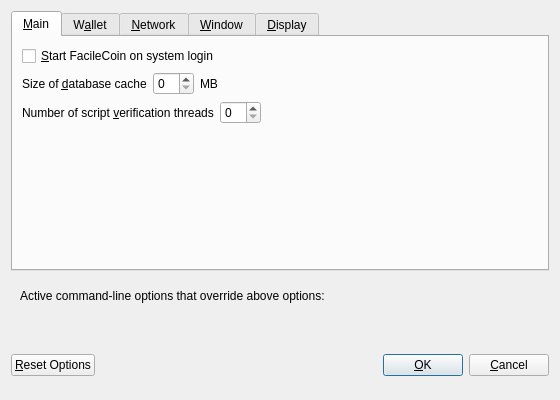
<?xml version="1.0" encoding="UTF-8"?>
<ui version="4.0">
 <class>OptionsDialog</class>
 <widget class="QDialog" name="OptionsDialog">
  <property name="geometry">
   <rect>
    <x>0</x>
    <y>0</y>
    <width>560</width>
    <height>400</height>
   </rect>
  </property>
  <property name="windowTitle">
   <string>Options</string>
  </property>
  <property name="modal">
   <bool>true</bool>
  </property>
  <layout class="QVBoxLayout" name="verticalLayout">
   <item>
    <widget class="QTabWidget" name="tabWidget">
     <property name="currentIndex">
      <number>0</number>
     </property>
     <widget class="QWidget" name="tabMain">
      <attribute name="title">
       <string>&amp;Main</string>
      </attribute>
      <layout class="QVBoxLayout" name="verticalLayout_Main">
       <item>
        <widget class="QCheckBox" name="facilecoinAtStartup">
         <property name="toolTip">
          <string>Automatically start FacileCoin after logging in to the system.</string>
         </property>
         <property name="text">
          <string>&amp;Start FacileCoin on system login</string>
         </property>
        </widget>
       </item>
       <item>
        <layout class="QHBoxLayout" name="horizontalLayout_2_Main">
         <item>
          <widget class="QLabel" name="databaseCacheLabel">
           <property name="text">
            <string>Size of &amp;database cache</string>
           </property>
           <property name="textFormat">
            <enum>Qt::PlainText</enum>
           </property>
           <property name="buddy">
            <cstring>databaseCache</cstring>
           </property>
          </widget>
         </item>
         <item>
          <widget class="QSpinBox" name="databaseCache"/>
         </item>
         <item>
          <widget class="QLabel" name="databaseCacheUnitLabel">
           <property name="text">
            <string>MB</string>
           </property>
           <property name="textFormat">
            <enum>Qt::PlainText</enum>
           </property>
          </widget>
         </item>
         <item>
          <spacer name="horizontalSpacer_2_Main">
           <property name="orientation">
            <enum>Qt::Horizontal</enum>
           </property>
           <property name="sizeHint" stdset="0">
            <size>
             <width>40</width>
             <height>20</height>
            </size>
           </property>
          </spacer>
         </item>
        </layout>
       </item>
       <item>
        <layout class="QHBoxLayout" name="horizontalLayout_3_Main">
         <item>
          <widget class="QLabel" name="threadsScriptVerifLabel">
           <property name="text">
            <string>Number of script &amp;verification threads</string>
           </property>
           <property name="textFormat">
            <enum>Qt::PlainText</enum>
           </property>
           <property name="buddy">
            <cstring>threadsScriptVerif</cstring>
           </property>
          </widget>
         </item>
         <item>
          <widget class="QSpinBox" name="threadsScriptVerif">
           <property name="toolTip">
            <string>(0 = auto, &lt;0 = leave that many cores free)</string>
           </property>
          </widget>
         </item>
         <item>
          <spacer name="horizontalSpacer_3_Main">
           <property name="orientation">
            <enum>Qt::Horizontal</enum>
           </property>
           <property name="sizeHint" stdset="0">
            <size>
             <width>40</width>
             <height>20</height>
            </size>
           </property>
          </spacer>
         </item>
        </layout>
       </item>
       <item>
        <spacer name="verticalSpacer_Main">
         <property name="orientation">
          <enum>Qt::Vertical</enum>
         </property>
         <property name="sizeHint" stdset="0">
          <size>
           <width>20</width>
           <height>40</height>
          </size>
         </property>
        </spacer>
       </item>
      </layout>
     </widget>
     <widget class="QWidget" name="tabWallet">
      <attribute name="title">
       <string>W&amp;allet</string>
      </attribute>
      <layout class="QVBoxLayout" name="verticalLayout_Wallet">
       <item>
        <widget class="QGroupBox" name="groupBox">
         <property name="title">
          <string>Expert</string>
         </property>
         <layout class="QVBoxLayout" name="verticalLayout_2">
          <item>
           <widget class="QCheckBox" name="coinControlFeatures">
            <property name="toolTip">
             <string>Whether to show coin control features or not.</string>
            </property>
            <property name="text">
             <string>Enable coin &amp;control features</string>
            </property>
           </widget>
          </item>
          <item>
           <widget class="QCheckBox" name="spendZeroConfChange">
            <property name="toolTip">
             <string>If you disable the spending of unconfirmed change, the change from a transaction cannot be used until that transaction has at least one confirmation. This also affects how your balance is computed.</string>
            </property>
            <property name="text">
             <string>&amp;Spend unconfirmed change</string>
            </property>
           </widget>
          </item>
         </layout>
        </widget>
       </item>
       <item>
        <spacer name="verticalSpacer_Wallet">
         <property name="orientation">
          <enum>Qt::Vertical</enum>
         </property>
         <property name="sizeHint" stdset="0">
          <size>
           <width>20</width>
           <height>40</height>
          </size>
         </property>
        </spacer>
       </item>
      </layout>
     </widget>
     <widget class="QWidget" name="tabNetwork">
      <attribute name="title">
       <string>&amp;Network</string>
      </attribute>
      <layout class="QVBoxLayout" name="verticalLayout_Network">
       <item>
        <widget class="QCheckBox" name="mapPortUpnp">
         <property name="toolTip">
          <string>Automatically open the FacileCoin client port on the router. This only works when your router supports UPnP and it is enabled.</string>
         </property>
         <property name="text">
          <string>Map port using &amp;UPnP</string>
         </property>
        </widget>
       </item>
       <item>
        <widget class="QCheckBox" name="allowIncoming">
         <property name="toolTip">
          <string>Accept connections from outside</string>
         </property>
         <property name="text">
          <string>Allow incoming connections</string>
         </property>
        </widget>
       </item>
       <item>
        <widget class="QCheckBox" name="connectSocks">
         <property name="toolTip">
          <string>Connect to the FacileCoin network through a SOCKS5 proxy.</string>
         </property>
         <property name="text">
          <string>&amp;Connect through SOCKS5 proxy (default proxy):</string>
         </property>
        </widget>
       </item>
       <item>
        <layout class="QHBoxLayout" name="horizontalLayout_1_Network">
         <item>
          <widget class="QLabel" name="proxyIpLabel">
           <property name="text">
            <string>Proxy &amp;IP:</string>
           </property>
           <property name="textFormat">
            <enum>Qt::PlainText</enum>
           </property>
           <property name="buddy">
            <cstring>proxyIp</cstring>
           </property>
          </widget>
         </item>
         <item>
          <widget class="QValidatedLineEdit" name="proxyIp">
           <property name="minimumSize">
            <size>
             <width>140</width>
             <height>0</height>
            </size>
           </property>
           <property name="maximumSize">
            <size>
             <width>140</width>
             <height>16777215</height>
            </size>
           </property>
           <property name="toolTip">
            <string>IP address of the proxy (e.g. IPv4: 127.0.0.1 / IPv6: ::1)</string>
           </property>
          </widget>
         </item>
         <item>
          <widget class="QLabel" name="proxyPortLabel">
           <property name="text">
            <string>&amp;Port:</string>
           </property>
           <property name="textFormat">
            <enum>Qt::PlainText</enum>
           </property>
           <property name="buddy">
            <cstring>proxyPort</cstring>
           </property>
          </widget>
         </item>
         <item>
          <widget class="QLineEdit" name="proxyPort">
           <property name="minimumSize">
            <size>
             <width>55</width>
             <height>0</height>
            </size>
           </property>
           <property name="maximumSize">
            <size>
             <width>55</width>
             <height>16777215</height>
            </size>
           </property>
           <property name="toolTip">
            <string>Port of the proxy (e.g. 9050)</string>
           </property>
          </widget>
         </item>
         <item>
          <spacer name="horizontalSpacer_1_Network">
           <property name="orientation">
            <enum>Qt::Horizontal</enum>
           </property>
           <property name="sizeHint" stdset="0">
            <size>
             <width>40</width>
             <height>20</height>
            </size>
           </property>
          </spacer>
         </item>
        </layout>
       </item>
       <item>
        <spacer name="verticalSpacer_Network">
         <property name="orientation">
          <enum>Qt::Vertical</enum>
         </property>
         <property name="sizeHint" stdset="0">
          <size>
           <width>20</width>
           <height>40</height>
          </size>
         </property>
        </spacer>
       </item>
      </layout>
     </widget>
     <widget class="QWidget" name="tabWindow">
      <attribute name="title">
       <string>&amp;Window</string>
      </attribute>
      <layout class="QVBoxLayout" name="verticalLayout_Window">
       <item>
        <widget class="QCheckBox" name="minimizeToTray">
         <property name="toolTip">
          <string>Show only a tray icon after minimizing the window.</string>
         </property>
         <property name="text">
          <string>&amp;Minimize to the tray instead of the taskbar</string>
         </property>
        </widget>
       </item>
       <item>
        <widget class="QCheckBox" name="minimizeOnClose">
         <property name="toolTip">
          <string>Minimize instead of exit the application when the window is closed. When this option is enabled, the application will be closed only after selecting Quit in the menu.</string>
         </property>
         <property name="text">
          <string>M&amp;inimize on close</string>
         </property>
        </widget>
       </item>
       <item>
        <spacer name="verticalSpacer_Window">
         <property name="orientation">
          <enum>Qt::Vertical</enum>
         </property>
         <property name="sizeHint" stdset="0">
          <size>
           <width>20</width>
           <height>40</height>
          </size>
         </property>
        </spacer>
       </item>
      </layout>
     </widget>
     <widget class="QWidget" name="tabDisplay">
      <attribute name="title">
       <string>&amp;Display</string>
      </attribute>
      <layout class="QVBoxLayout" name="verticalLayout_Display">
       <item>
        <layout class="QHBoxLayout" name="horizontalLayout_1_Display">
         <item>
          <widget class="QLabel" name="langLabel">
           <property name="text">
            <string>User Interface &amp;language:</string>
           </property>
           <property name="textFormat">
            <enum>Qt::PlainText</enum>
           </property>
           <property name="buddy">
            <cstring>lang</cstring>
           </property>
          </widget>
         </item>
         <item>
          <widget class="QValueComboBox" name="lang">
           <property name="toolTip">
            <string>The user interface language can be set here. This setting will take effect after restarting FacileCoin.</string>
           </property>
          </widget>
         </item>
        </layout>
       </item>
       <item>
        <layout class="QHBoxLayout" name="horizontalLayout_2_Display">
         <item>
          <widget class="QLabel" name="unitLabel">
           <property name="text">
            <string>&amp;Unit to show amounts in:</string>
           </property>
           <property name="textFormat">
            <enum>Qt::PlainText</enum>
           </property>
           <property name="buddy">
            <cstring>unit</cstring>
           </property>
          </widget>
         </item>
         <item>
          <widget class="QValueComboBox" name="unit">
           <property name="toolTip">
            <string>Choose the default subdivision unit to show in the interface and when sending coins.</string>
           </property>
          </widget>
         </item>
        </layout>
       </item>
       <item>
        <layout class="QHBoxLayout" name="horizontalLayout_3_Display">
         <item>
          <widget class="QLabel" name="thirdPartyTxUrlsLabel">
           <property name="toolTip">
            <string>Third party URLs (e.g. a block explorer) that appear in the transactions tab as context menu items. %s in the URL is replaced by transaction hash. Multiple URLs are separated by vertical bar |.</string>
           </property>
           <property name="text">
            <string>Third party transaction URLs</string>
           </property>
           <property name="buddy">
            <cstring>thirdPartyTxUrls</cstring>
           </property>
          </widget>
         </item>
         <item>
          <widget class="QLineEdit" name="thirdPartyTxUrls">
           <property name="toolTip">
            <string>Third party URLs (e.g. a block explorer) that appear in the transactions tab as context menu items. %s in the URL is replaced by transaction hash. Multiple URLs are separated by vertical bar |.</string>
           </property>
          </widget>
         </item>
        </layout>
       </item>
       <item>
        <spacer name="verticalSpacer_Display">
         <property name="orientation">
          <enum>Qt::Vertical</enum>
         </property>
         <property name="sizeHint" stdset="0">
          <size>
           <width>20</width>
           <height>40</height>
          </size>
         </property>
        </spacer>
       </item>
      </layout>
     </widget>
    </widget>
   </item>
   <item>
    <widget class="QFrame" name="frame">
     <layout class="QVBoxLayout" name="verticalLayout_Bottom">
      <item>
       <layout class="QHBoxLayout" name="horizontalLayout_Bottom">
        <item>
         <widget class="QLabel" name="overriddenByCommandLineInfoLabel">
          <property name="text">
           <string>Active command-line options that override above options:</string>
          </property>
          <property name="textFormat">
           <enum>Qt::PlainText</enum>
          </property>
         </widget>
        </item>
        <item>
         <spacer name="horizontalSpacer_Bottom">
          <property name="orientation">
           <enum>Qt::Horizontal</enum>
          </property>
          <property name="sizeHint" stdset="0">
           <size>
            <width>40</width>
            <height>20</height>
           </size>
          </property>
         </spacer>
        </item>
       </layout>
      </item>
      <item>
       <widget class="QLabel" name="overriddenByCommandLineLabel">
        <property name="text">
         <string/>
        </property>
        <property name="textFormat">
         <enum>Qt::PlainText</enum>
        </property>
        <property name="wordWrap">
         <bool>true</bool>
        </property>
       </widget>
      </item>
     </layout>
    </widget>
   </item>
   <item>
    <layout class="QHBoxLayout" name="horizontalLayout_Buttons">
     <item>
      <widget class="QPushButton" name="resetButton">
       <property name="toolTip">
        <string>Reset all client options to default.</string>
       </property>
       <property name="text">
        <string>&amp;Reset Options</string>
       </property>
       <property name="autoDefault">
        <bool>false</bool>
       </property>
      </widget>
     </item>
     <item>
      <spacer name="horizontalSpacer_1">
       <property name="orientation">
        <enum>Qt::Horizontal</enum>
       </property>
       <property name="sizeHint" stdset="0">
        <size>
         <width>40</width>
         <height>48</height>
        </size>
       </property>
      </spacer>
     </item>
     <item>
      <widget class="QLabel" name="statusLabel">
       <property name="minimumSize">
        <size>
         <width>200</width>
         <height>0</height>
        </size>
       </property>
       <property name="font">
        <font>
         <weight>75</weight>
         <bold>true</bold>
        </font>
       </property>
       <property name="text">
        <string/>
       </property>
       <property name="textFormat">
        <enum>Qt::PlainText</enum>
       </property>
       <property name="wordWrap">
        <bool>true</bool>
       </property>
      </widget>
     </item>
     <item>
      <spacer name="horizontalSpacer_2">
       <property name="orientation">
        <enum>Qt::Horizontal</enum>
       </property>
       <property name="sizeHint" stdset="0">
        <size>
         <width>40</width>
         <height>48</height>
        </size>
       </property>
      </spacer>
     </item>
     <item>
      <widget class="QPushButton" name="okButton">
       <property name="text">
        <string>&amp;OK</string>
       </property>
       <property name="autoDefault">
        <bool>false</bool>
       </property>
       <property name="default">
        <bool>true</bool>
       </property>
      </widget>
     </item>
     <item>
      <widget class="QPushButton" name="cancelButton">
       <property name="text">
        <string>&amp;Cancel</string>
       </property>
       <property name="autoDefault">
        <bool>false</bool>
       </property>
      </widget>
     </item>
    </layout>
   </item>
  </layout>
 </widget>
 <customwidgets>
  <customwidget>
   <class>QValidatedLineEdit</class>
   <extends>QLineEdit</extends>
   <header>qvalidatedlineedit.h</header>
  </customwidget>
  <customwidget>
   <class>QValueComboBox</class>
   <extends>QComboBox</extends>
   <header>qvaluecombobox.h</header>
  </customwidget>
 </customwidgets>
 <resources/>
 <connections/>
</ui>
